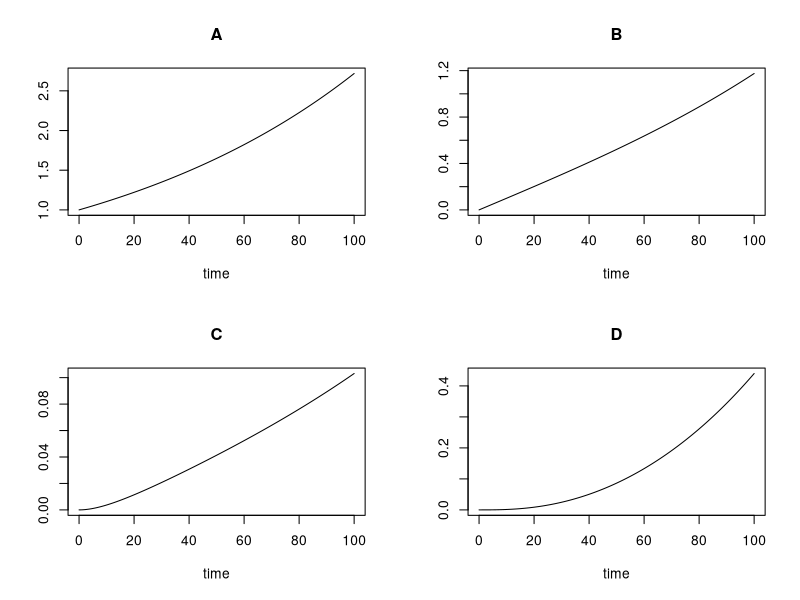

Source code (R):
library(deSolve)

ABCD_First_Order <- function(t, state, parameters) {
  with(as.list(c(state, parameters)), {
    dA <- k1*A
    dB <- k1*A-k2*B
    dC <- k2*B-k3*C
    dD <- k3*C
    list(c(dA, dB, dC, dD))
  })
}

parameters <- c(k1 = 0.01, k2 = 0.01, k3 = 0.1)
state <- c(A=1, B=0, C=0, D=0)
times <- seq(0, 100, by = 0.01)
out <- ode(y = state, times = times, func = ABCD_First_Order, parms = parameters)
plot(out)
